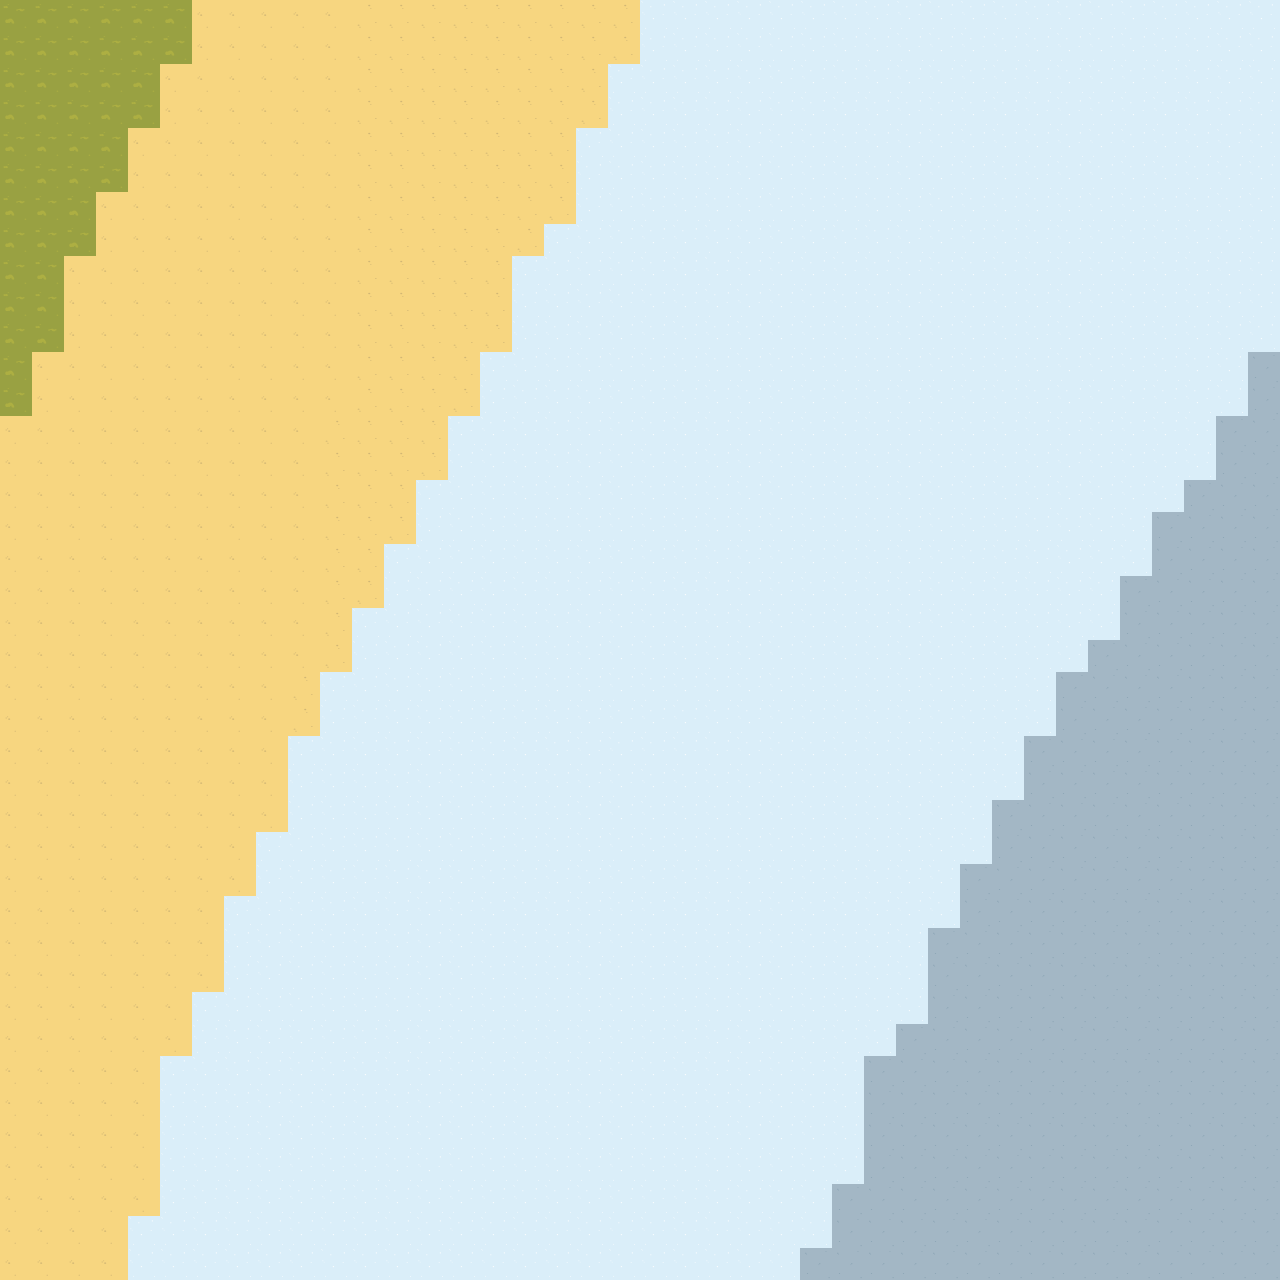

A 2D game scene composited from a Tiled map and its tileset images. What follows is a short description and the map's XML, with each tile layer's data collapsed to a summary:
An orthogonal 40x40 tile map with 32x32 px tiles, 3 tile layers (bg, colide, toFade).

<map version="1.10" tiledversion="1.11.0" orientation="orthogonal" renderorder="left-down" width="40" height="40" tilewidth="32" tileheight="32" infinite="0" nextlayerid="5" nextobjectid="1">
 <tileset firstgid="1" source="map-new-side.tsx" />
 <layer id="1" name="bg" width="40" height="40" locked="1">
  <data>[1600 cells, 1600 non-empty, 5 distinct tile ids]</data>
 </layer>
 <layer id="3" name="colide" width="40" height="40" locked="1">
  <data>[1600 cells, 0 non-empty, 0 distinct tile ids]</data>
 </layer>
 <layer id="2" name="toFade" width="40" height="40" locked="1">
  <data>[1600 cells, 0 non-empty, 0 distinct tile ids]</data>
 </layer>
</map>
